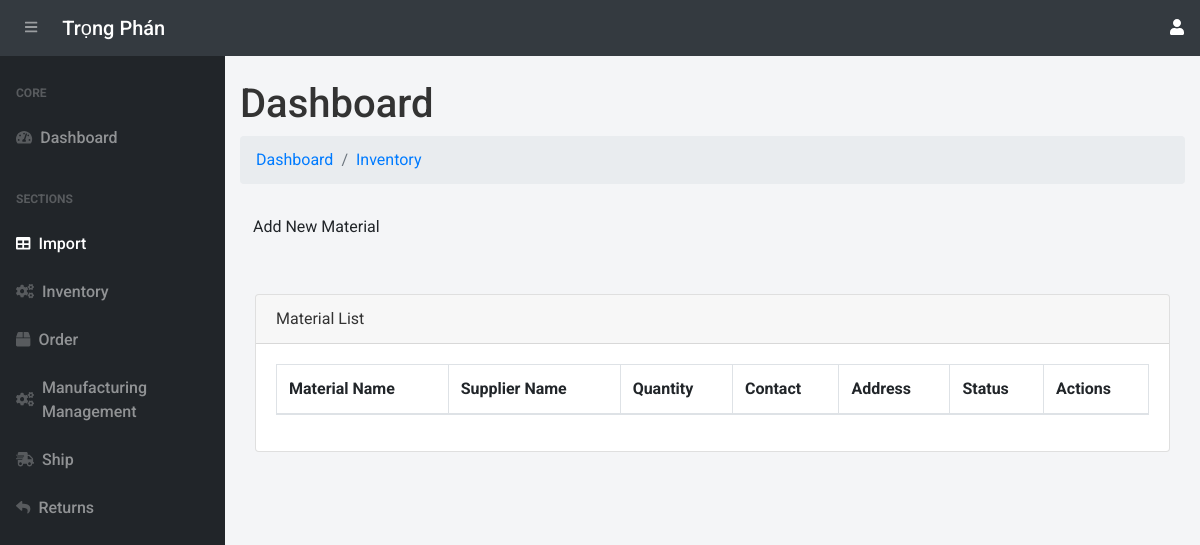
Page /import/ (signed in) on the earlier database version.
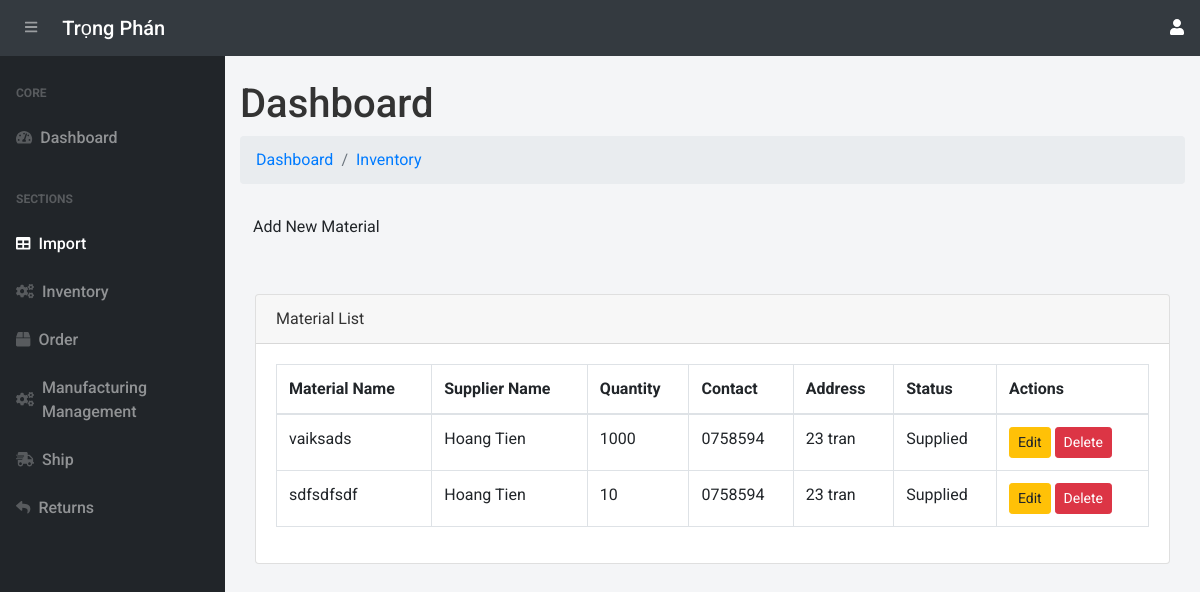
Same page on the later database version.
### app.py (models this page shows, shortened)
class Import(db.Model):
    __tablename__ = 'imports'
    import_id = db.Column(db.Integer, primary_key=True, autoincrement=True)
    material_name = db.Column(db.String(255), nullable=False)
    material_description = db.Column(db.String(255))
    quantity_in_stock = db.Column(db.Integer, default=0)
    reorder_level = db.Column(db.Integer, default=30)
    sup_name = db.Column(db.String(255), nullable=False)
    sup_contact_info = db.Column(db.String(255), nullable=False)
    sup_address = db.Column(db.String(255), nullable=False)
    status = db.Column(db.String(50), default="Supplying")
    section_name = db.Column(db.String(255))  # Section name for classification
    category = db.Column(db.String(255))  # Category of the material

### app.py (the view, shortened to what this page needs)
@app.route('/import/', methods=["GET", "POST"])
@login_required
def view_import():
    imports = Import.query.all()
    return render_template("import.html", imports=imports)

### app.py (called while the page is built, shortened)
@login_manager.user_loader
def load_user(user_id):
    return User.query.get(int(user_id))

def add_monthly_data():
    current_year = datetime.now().year
    months = [f"{current_year}-{str(month).zfill(2)}" for month in range(1, 4)]  # Tháng 1 đến tháng 6
    for month in months:
        existing_month_data = db.session.query(Order).filter(Order.order_date.like(f'{month}%')).first()
    db.session.commit()

@app.before_request
def initialize_data():
    add_monthly_data()

### templates/import.html (shortened to what this page needs)
{% extends 'base.html' %}
{% block content %}
<main>
    <div class="container-fluid">
        <h1 class="mt-4">Dashboard</h1>
        <ol class="breadcrumb mb-4">
            <li class="breadcrumb-item"><a href="/">Dashboard</a></li>
            <li class="breadcrumb-item"><a href="/inventory/">Inventory</a></li>
        </ol>
        <a href="/add-import" class="btn btn-add">Add New Material</a>
        <br><br><br>
        <div class="container-fluid">
            <div class="card mb-4">
                <div class="card-header">Material List</div>
                <div class="card-body">
                    <table class="table table-bordered" id="dataTable" width="100%" cellspacing="0" >
                        <thead>
                            <tr>
                                <th>Material Name</th>
                                <th>Supplier Name</th>
                                <th>Quantity </th>
                                <th>Contact</th>
                                <th>Address</th>
                                <th>Status</th>
                                <th>Actions</th>
                            </tr>
                        </thead>
                        <tbody>
                            {% for import_record in imports %}
                                <tr>
                                    <td>{{ import_record.material_name }}</td>
                                    <td>{{ import_record.sup_name }}</td>
                                    <td>{{ import_record.quantity_in_stock }}</td>
                                    <td>{{import_record.sup_contact_info}}</td>
                                    <td>{{import_record.sup_address}}</td>
                                    <td>{{import_record.status}}</td>
                                    <td>
                                        <a href="/update-import/{{ import_record.import_id }}" class="btn btn-warning btn-sm">Edit</a>
                                        <form action="{{ url_for('delete_import', import_id=import_record.import_id) }}" method="POST" style="display:inline;">
                                            <button type="submit" class="btn btn-danger btn-sm" onclick="return confirm('Are you sure you want to delete this import item?')">Delete</button>
                                        </form>
                                    </td>
                                </tr>
                            {% endfor %}
                        </tbody>
                    </table>
                </div>
            </div>
        </div>
    </div>
</main>
{% endblock %}

### templates/base.html (shortened to what this page needs)
<!DOCTYPE html>
<html lang="en">
<head>
    <link rel="stylesheet" href="{{ url_for('static', filename='css/bootstrap/styles.css')}}">
    <link href="https://cdn.datatables.net/1.10.20/css/dataTables.bootstrap4.min.css" rel="stylesheet" />
    <link href="https://cdnjs.cloudflare.com/ajax/libs/bootstrap/4.5.2/css/bootstrap.min.css" rel="stylesheet">
    <link href="https://cdnjs.cloudflare.com/ajax/libs/bootstrap-select/1.13.1/css/bootstrap-select.min.css" rel="stylesheet">
</head>
<body class="sb-nav-fixed">
    <nav class="sb-topnav navbar navbar-expand navbar-dark bg-dark">
        <button class="btn btn-link btn-sm order-1 order-lg-0" id="sidebarToggle" href="#"><i class="fas fa-bars"></i></button>
        <a class="navbar-brand" href="/">Trọng Phán</a>
        <div class="d-flex align-items-center ml-3 ml-lg-auto">
            <div class="dropdown">
                <i class="fas fa-user dropdown-toggle" id="userDropdown" data-toggle="dropdown" aria-haspopup="true" style="color:white" aria-expanded="false"></i>
            </div>
        </div>
    </nav>
    <div id="layoutSidenav">
        <div id="layoutSidenav_nav">
            <nav class="sb-sidenav accordion sb-sidenav-dark" id="sidenavAccordion">
                <div class="sb-sidenav-menu">
                    <div class="nav">
                        <div class="sb-sidenav-menu-heading">Core</div>
                        <a class="nav-link" href="/dashboard/">
                            <div class="sb-nav-link-icon"><i class="fas fa-tachometer-alt"></i></div>
                            Dashboard
                        </a>
                        <div class="sb-sidenav-menu-heading">Sections</div>
                        <a class="nav-link" href="/import/">
                            <div class="sb-nav-link-icon"><i class="fas fa-table"></i></div>
                            Import
                        </a>
                        <a class="nav-link" href="/inventory/">
                            <div class="sb-nav-link-icon"><i class="fas fa-cogs"></i></div>
                            Inventory
                        </a>
                        <a class="nav-link" href="/order/">
                            <div class="sb-nav-link-icon"><i class="fas fa-box"></i></div>
                            Order
                        </a>
                        <a class="nav-link" href="/view-product-batches/">
                            <div class="sb-nav-link-icon"><i class="fas fa-cogs"></i></div>
                            Manufacturing Management
                        </a>
                        <a class="nav-link" href="/shipping-queue/">
                            <div class="sb-nav-link-icon"><i class="fas fa-shipping-fast"></i></div>
                            Ship
                        </a>
                        <a class="nav-link" href="/create-return">
                            <div class="sb-nav-link-icon"><i class="fas fa-reply"></i></div>
                            Returns
                        </a>
                    </div>
                </div>
            </nav>
        </div>
        <div id="layoutSidenav_content">
            {% block content %}{% endblock %}
        </div>
    </div>
</body>
</html>

### templates/base.html (style rules this page uses)
body { font-family: 'Roboto', sans-serif; background-color: #f4f5f7; color: #333; }
.navbar { background-color: #007bff; }
.navbar a { color: white !important; font-weight: 500; }
.sb-nav-link-icon { color: #28a745; }
.sb-sidenav-dark { background-color: #212529; }
.sb-sidenav-menu-heading { color: #f8f9fa; text-transform: uppercase; font-weight: bold; }
#layoutSidenav_nav { background-color: #212529; width: 250px; }
.sb-sidenav-menu a.nav-link { color: #f8f9fa; font-weight: 500; }
.sb-sidenav-menu-heading { padding-top: 20px; }

Differences in the rows shown:
added Import: material_name "vaiksads", sup_name "Hoang Tien", quantity_in_stock "1000", sup_contact_info "0758594", sup_address "23 tran", status "Supplied"
added Import: material_name "sdfsdfsdf", sup_name "Hoang Tien", quantity_in_stock "10", sup_contact_info "0758594", sup_address "23 tran", status "Supplied"
